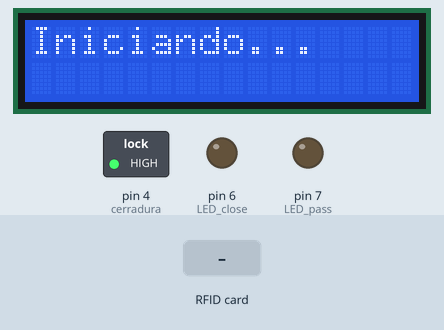
Recording of a sketch running on a simulated Arduino Uno, built with avr-gcc and run on an emulated ATmega328P. On the bench: 16×2 character LCD, switched loads named in the sketch (green lamp = pin HIGH), output pins drawn as LEDs (lit = HIGH). Inputs (shaded band) come from the test bench. Pins used as bus, display or sensor lines are not drawn; what the sketch prints to the serial monitor is not drawn.

Above: at 1.7 s.
At 2.7 s:
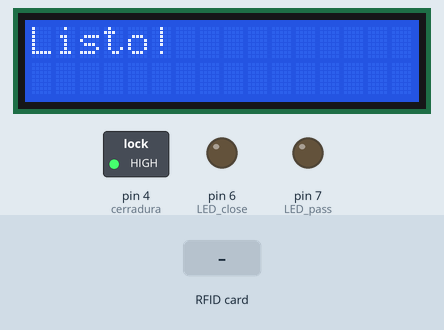
6.4 s: RFID card 4C 64 F1 37 held to the reader
At 7.4 s:
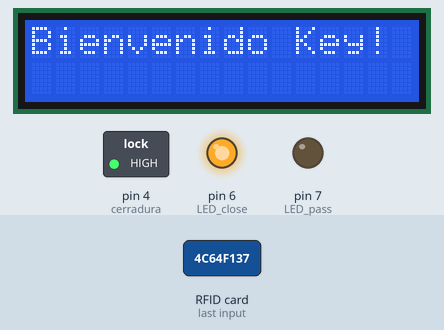
7.9 s: RFID card 83 F0 CE A9 held to the reader
At 11.3 s:
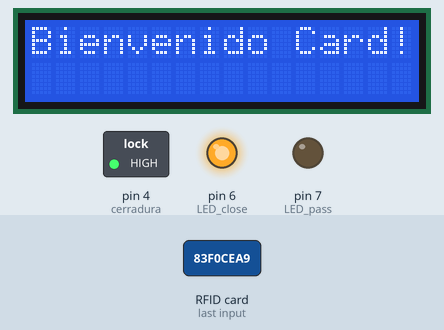
Timing chart, 0 to 16.0 s (numbered marks = the images above; inputs shaded):
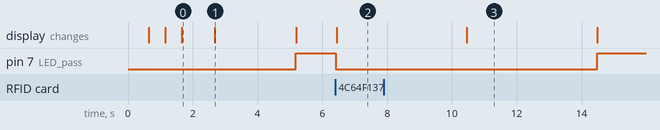

Measured:
- after the input at 6.4 s, pin 7 (LED_pass): HIGH → LOW at once; the display: changes at once (image 2)
- after the input at 7.9 s, pin 7 (LED_pass): LOW → HIGH after 6.6 s instead of 2.6 s; the display: changes after 2.6 s (image 3)
- what the display in image 0 shows lasts 1.0 s, from 1.7 s to 2.7 s
- what the display in image 1 shows lasts 2.5 s, from 2.7 s to 5.2 s

The sketch:

code.ino
```cpp
/*
   Desarrollador: Horacio

   Github: https://github.com/h0r4ci0

   Correo: horamalean@protonmail.com

   Última modificación: 04/07/2022
*/

// RFID-RC522 Module
#include <SPI.h>
#include <MFRC522.h>

#define RST_PIN 9 // pin de reset
#define SS_PIN 10 // pin de slave select

MFRC522 mfrc522(SS_PIN, RST_PIN); // crea objeto MFRC522 a través de pines de slave select y reset.

// UID con permisos
byte LecturaUID[7];         // crea array para almacenar el UID leído con un máximo de 7 bits
byte llavero[4] = {0x4C, 0x64, 0xF1, 0x37} ;    // LLAVERO  -> 4C 64 F1 37
byte card[4] = {0x83, 0xF0, 0xCE, 0xA9} ;    // TARJETA -> 83 F0 CE A9
byte Tag[7] = {0x04, 0x35, 0x7C, 0xF2, 0x13, 0x6F, 0x81} ; // TAG -> 04 35 7C F2 13 6F 81

// LCD Screen
#include <LiquidCrystal_I2C.h>
#include <Wire.h>

int screenWidth = 16;
int screenHeight = 16;

int stringStart, stringStop;
int scrollCursor = screenWidth;

LiquidCrystal_I2C lcd (0x27, 16, 2);

// LEDs
#define LED_pass 7 // led verde
#define LED_close 6 // led rojo

// Cerradura
#define cerradura 4

void setup() {
    Serial.begin(9600);     // Inicializa comunicación por monitor serie a 9600bps
    SPI.begin();           // Incializa el bus SPI
    mfrc522.PCD_Init();    // Inicializa el módulo lector
    Serial.println("LISTO");

    // Turn ON LEDs
    pinMode(LED_pass, OUTPUT);
    pinMode(LED_close, OUTPUT);

    // Cerradura
    pinMode(cerradura, OUTPUT);
    digitalWrite(cerradura, HIGH);

    // LCD Screen
    lcd.init();
    lcd.setCursor(0,0);
    lcd.backlight();

    // Mensaje que aparece al iniciar la Arduino en la pantalla LCD
    lcd.print("Iniciando");
    delay(500);

    lcd.clear();
    lcd.print("Iniciando.");
    delay(500);

    lcd.clear();
    lcd.print("Iniciando..");
    delay(500);

    lcd.clear();
    lcd.print("Iniciando...");
    delay(1000);

    lcd.clear();
    lcd.print("Listo!");

    delay(2500);

    // Turn OFF LEDs
    digitalWrite(LED_pass, HIGH);
    digitalWrite(LED_close, HIGH);
}

void loop() {

    // RFID-RC522 Module
    if (! mfrc522.PICC_IsNewCardPresent()) { // si no hay una tarjeta persente
        lcd.noBacklight();
        lcd.clear();

        digitalWrite(LED_pass, HIGH);
        return;                             // vuelve a ejecutar el loop en esperea de una tarjeta
    }

    if (! mfrc522.PICC_ReadCardSerial()) {    // si no puede obtener datos de la tarjeta
        return;
    }

    Serial.print("UID:");    // muestra el UID de la tarjeta en el monitor serie

    for (byte i = 0; i < mfrc522.uid.size; i++) { // el bucle recorre cada byte del UID

        if (mfrc522.uid.uidByte[i] < 0x10) { // si el byte leído es menor a 0x10
            Serial.print(" 0");
        }

        else {
            Serial.print(" ");
        }

        Serial.print(mfrc522.uid.uidByte[i], HEX); // imprime el byte del UID leído en hexadecimal
        LecturaUID[i] = mfrc522.uid.uidByte[i]; // almacena en array el byte leído del UID
    }

    Serial.println("\t");   // imprime un "enter"

    // LLAVERO
    if (comparaUID(LecturaUID, llavero)){

        digitalWrite(LED_pass, LOW);    // enciende el LED verde

        digitalWrite(cerradura, HIGH);  // desbloquea la cerradura

        lcd.clear();
        lcd.backlight();
        lcd.setCursor(0,0);
        lcd.print("Bienvenido Key!");
        delay(4000);

        return;
    }

    // CARD
    if (comparaUID(LecturaUID, card)){

        digitalWrite(LED_pass, LOW);    // enciende el LED verde

        digitalWrite(cerradura, HIGH);  // desbloquea la cerradura

        lcd.clear();
        lcd.backlight();
        lcd.setCursor(0,0);
        lcd.print("Bienvenido Card!");
        delay(4000);

        return;
    }

      // TAG
      if (comparaUID(LecturaUID, Tag)) {

        digitalWrite(LED_pass, LOW);    // enciende el LED verde

        digitalWrite(cerradura, HIGH);  // desbloquea la cerradura

        lcd.clear();
        lcd.backlight();
        lcd.setCursor(0,0);
        lcd.print("Bienvenido Tag!");
        delay(4000);

        return;
      }

    // WITHOUT ACCESS
    else {

        digitalWrite(LED_close, LOW);   // enciende el LED rojo

        lcd.clear();
        lcd.backlight();
        lcd.setCursor(0,0);
        lcd.print("YOU MUST BE ROOT");
        delay(3000);

        lcd.clear();
        lcd.print("ACCESS DENIED");
        delay(5000);
        digitalWrite(LED_close, HIGH);

        mfrc522.PICC_HaltA();   // detener comunicación con la tarjeta

        return;
    }
}

// Extrae y compara el UID de las tarjetas.

boolean comparaUID(byte lectura[], byte usuario[]) {  // función compara UID
    for (byte i; i < mfrc522.uid.size; i++) { // bucle que recorre de un byte en un byte por vez el UID
        if (lectura[i] != usuario[i])   // si el byte de UID leído no corresponde con ningún usuario
            return(false);      // devuelve "falso"
    }

    return(true);   // si los 4 byte corresponde con el de un usuario, devuelve "verdadero"
}
```
